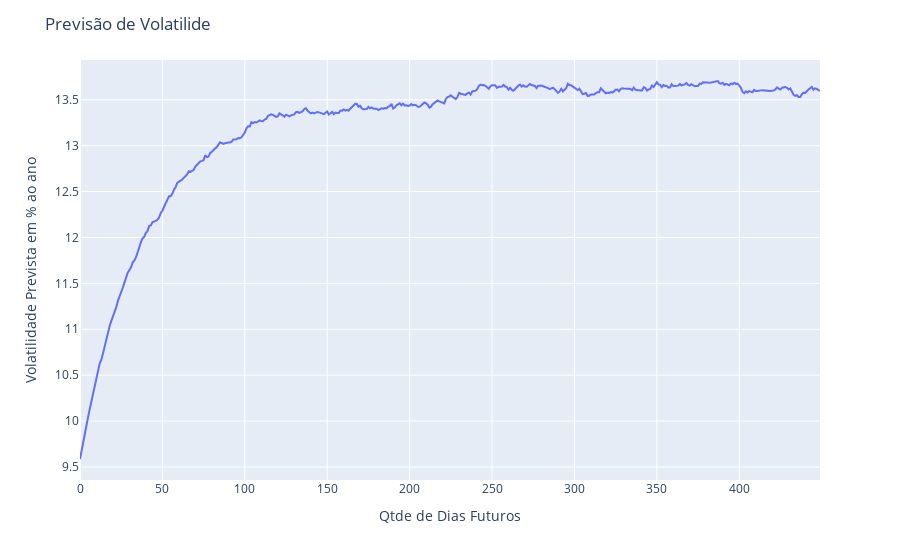

The code cell stored with this chart in its notebook:
### Code cell
import plotly.express as px
vol_prev = (np.sqrt(forecasts.variance.iloc[-1])*np.sqrt(252))*100

vol_prev = pd.DataFrame(vol_prev)

vol_prev.reset_index(inplace=True)

vol_prev.columns = ['Id' , 'Vol']

vol_prev

fig = px.line(vol_prev, x = vol_prev.index, y=vol_prev['Vol'])

# Edit the layout
fig.update_layout(title='Previsão de Volatilide',
                   xaxis_title='Qtde de Dias Futuros',
                   yaxis_title='Volatilidade Prevista em % ao ano')

fig.show()

### Figure 1 — Plotly figure (JSON) as saved in the notebook; plotly's stock layout.template omitted (floating-point values rounded to 4 significant figures; data arrays with more than 128 entries replaced by an {"elided": "..."} marker saying what was removed)
{"data": [{"hovertemplate": "index=%{x}<br>Vol=%{y}<extra></extra>", "legendgroup": "", "line": {"color": "#636efa", "dash": "solid"}, "marker": {"symbol": "circle"}, "mode": "lines", "name": "", "orientation": "v", "showlegend": false, "type": "scatter", "x": {"elided": "450 int values"}, "xaxis": "x", "y": {"elided": "450 float values"}, "yaxis": "y"}], "layout": {"legend": {"tracegroupgap": 0}, "margin": {"t": 60}, "title": {"text": "Previsão de Volatilide"}, "xaxis": {"anchor": "y", "domain": [0, 1], "title": {"text": "Qtde de Dias Futuros"}}, "yaxis": {"anchor": "x", "domain": [0, 1], "title": {"text": "Volatilidade Prevista em % ao ano"}}}}
